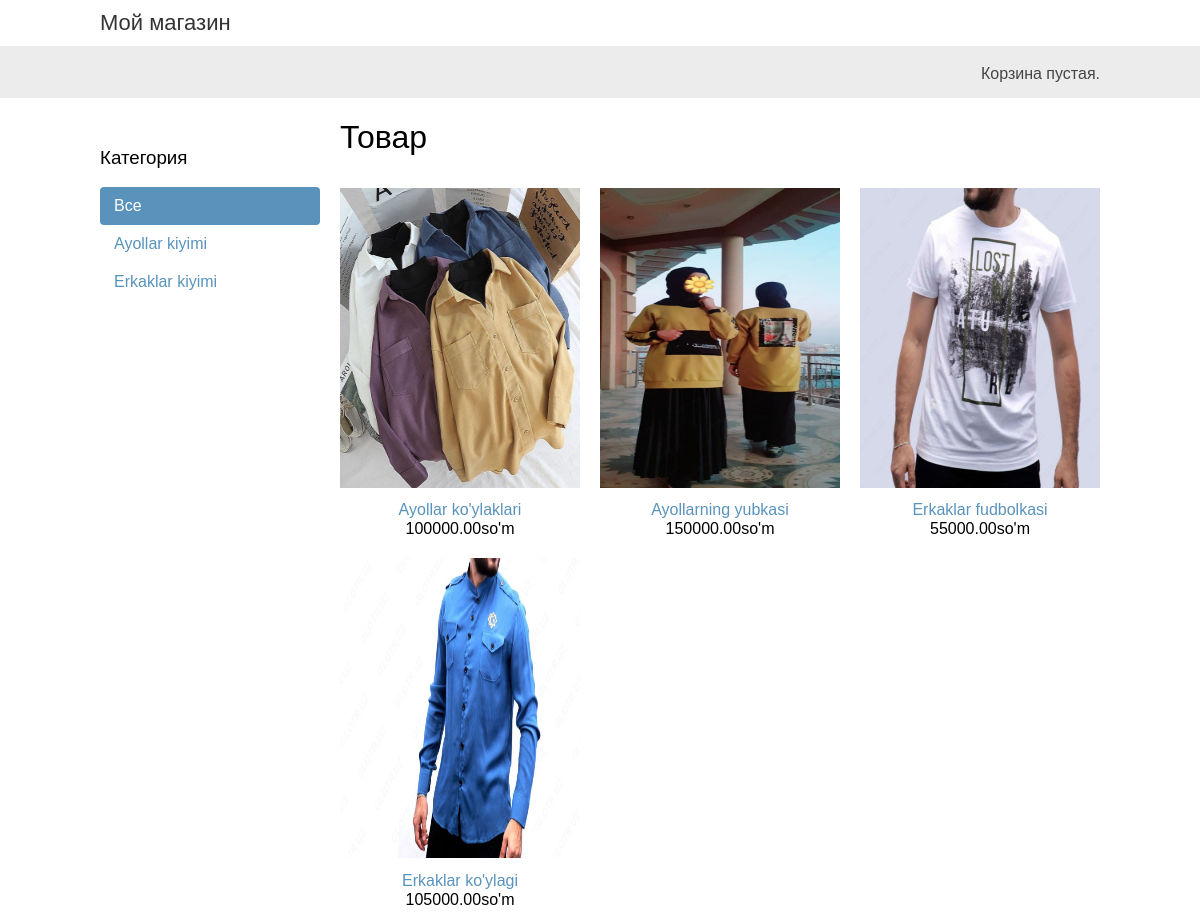
The page / on the database its author committed.
### myshop/models.py (models this page shows, shortened)
class Category(models.Model):
    name = models.CharField(max_length=100, db_index=True)
    slug = models.SlugField(max_length=100, unique=True)
    class Meta:
        ordering = ('name',)
        verbose_name = 'Категория'
        verbose_name_plural = 'Категории'
    def get_absolute_url(self):
        return reverse('myshop:product_list_by_category', args=[self.slug])

class Product(models.Model):
    category = models.ForeignKey(Category,
                                 related_name='products',
                                 on_delete=models.CASCADE)
    name = models.CharField(max_length=150, db_index=True)
    slug = models.CharField(max_length=150, db_index=True, unique=True)
    image = models.ImageField(upload_to='product/%Y/%m/%d', blank=True)
    description = models.TextField(max_length=1000, blank=True)
    price = models.DecimalField(max_digits=10, decimal_places=2)
    available = models.BooleanField(default=True)
    created = models.DateTimeField(auto_now_add=True)
    uploaded = models.DateTimeField(auto_now=True)
    class Meta:
        ordering = ('name',)
        verbose_name = 'Товар'
        verbose_name_plural = 'Товары'
        index_together = (('id', 'slug'), )
    def get_absolute_url(self):
        return reverse('myshop:product_detail', args=[self.id, self.slug])

### myshop/views.py (the view)
# urls.py: path('', views.product_list, name='product_list'),
def product_list(request, category_slug=None):
    category = None
    categories = Category.objects.all()
    products = Product.objects.filter(available=True)
    if category_slug:
        category = get_object_or_404(Category, slug=category_slug)
        products = products.filter(category=category)
    return render(request, 'shop/product/list.html',
                  {
                      'category': category,
                      'categories': categories,
                      'products': products
                  })

### myshop/templates/shop/product/list.html (shortened to what this page needs)
{% extends "base.html" %}
{% load static %}
{% block content %}
<div id="sidebar">
    <h3>Категория</h3>
    <ul>
        <li {% if not category %}class="selected" {% endif %}>
            <a href="{% url 'shop:product_list' %}">Все</a>
        </li>
        {% for c in categories %}
        <li {% if category.slug == c.slug %}class="selected" {% endif %}>
            <a href="{{ c.get_absolute_url }}">{{ c.name }}</a>
        </li>
        {% endfor %}
    </ul>
</div>
<div id="main" class="product-list">
    <h1>{% if category %}{{ category.name }}{% else %}Товар{% endif %}</h1>
    {% for product in products %}
    <div class="item">
        <a href="{{ product.get_absolute_url }}">
            <img height="300px" src="{% if product.image %}{{ product.image.url }}{%else %}{% static 'img/no_image.png' %}{% endif %}">
        </a>
        <a href="{{ product.get_absolute_url }}">{{ product.name }}</a>
        <br>
        {{ product.price }}so'm
    </div>
    {% endfor %}
</div>
{% endblock %}

### myshop/templates/base.html (shortened to what this page needs)
{% load static %}
<!DOCTYPE html>
<html>
<head>
    <link href="{% static 'css/base.css' %}" rel="stylesheet">
</head>
<body>
    <div id="header">
        <a href="/" class="logo">Мой магазин</a>
    </div>
    <div id="subheader">
        <div class="cart">
            {% with total_items=cart|length %}
            {% if cart|length > 0 %}
            B Корзинe:
            <a href="{% url 'cart:cart_detail' %}">
                {{total_items}} wt ,{{cart.get_total_price}}
            </a>
            {% else %}
            Корзина пустая.
            {% endif %}
            {% endwith %}
        </div>
    </div>
    <div id="content">
        {% block content %}{% endblock %}
    </div>
</body>
</html>

### myshop/static/css/base.css (style rules this page uses)
body { margin:0; padding:0; font-family:helvetica, sans-serif; }
h1, h2, h3, h4, h5 , h6 { font-family: 'Ubuntu', sans-serif; font-weight:normal; }
a { text-decoration:none; color:#5993bb; }
#header { padding:10px 100px; font-size:18px; overflow:auto; }
#subheader { background:#ececec; color:#444; padding:15px 100px; overflow:auto; }
#header .logo { font-family: 'Ubuntu', sans-serif; float:left; color:#333; font-size:22px; margin-right:10%; }
#subheader .cart { float:right; padding-top:4px; }
#content { padding:0 100px; overflow:hidden; }
#sidebar { width:220px; padding:30px 20px 0 0; float:left; }
#sidebar ul { margin:0; padding:0; }
#sidebar ul li { margin:0; list-style:none; padding:10px 14px; }
#sidebar ul li a { display:block; }
#sidebar ul li.selected { background:#5993bb; border-radius:4px; }
#sidebar ul li.selected a { color:#fff; }
#main { float:left; width: 96%; margin-right:-220px; overflow:hidden; }
.product-list .item { width:25%; padding:10px 20px 10px 0; float:left; text-align:center; line-height:1.2; }
.product-list .item img { width:100%; margin-bottom:8px; }

### rows shown on the page
Category: name "Ayollar kiyimi"
Category: name "Erkaklar kiyimi"
Product: image (picture), name "Ayollar ko'ylaklari", price "100000.00"
Product: image (picture), name "Ayollarning yubkasi", price "150000.00"
Product: image (picture), name "Erkaklar fudbolkasi", price "55000.00"
Product: image (picture), name "Erkaklar ko'ylagi", price "105000.00"
